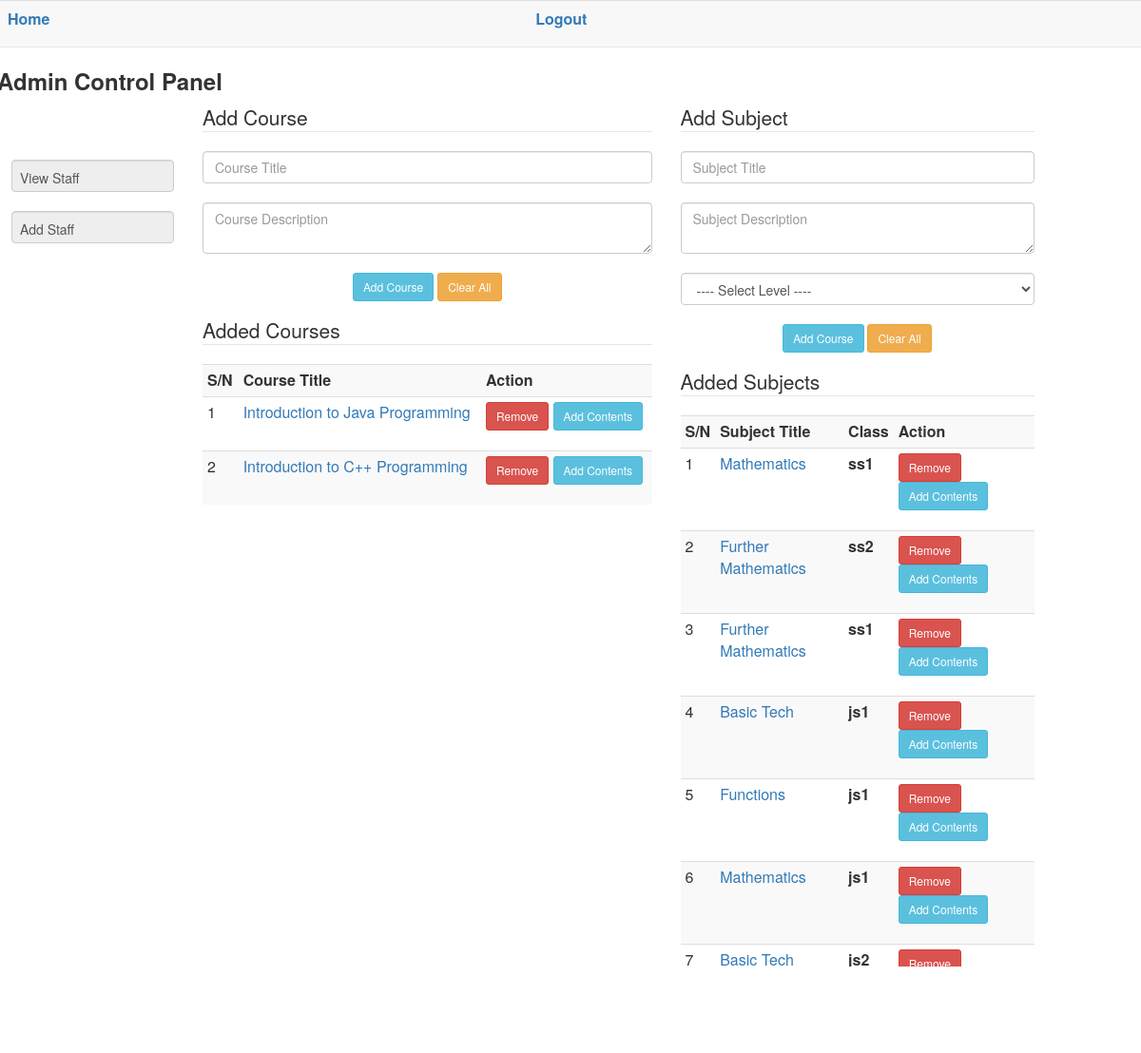
The page /admin/index.php (signed in) on the database its author committed.
### tables this page shows
CREATE TABLE `courses` (
  `id` int(5) NOT NULL auto_increment,
  `course_title` varchar(300) NOT NULL,
  `course_description` varchar(500) NOT NULL,
  `pic` varchar(100) NOT NULL,
  PRIMARY KEY  (`id`)
);

CREATE TABLE `subjects` (
  `id` int(4) NOT NULL auto_increment,
  `subject_title` varchar(30) NOT NULL,
  `subject_description` longtext NOT NULL,
  `level` varchar(4) NOT NULL,
  PRIMARY KEY  (`id`)
);

### admin/coindex.php (the view, shortened to what this page needs)
<fieldset>
					<legend>Add Subject</legend>
					<form class="form-group" method="post" enctype="multipart/form-data">
						<input type="text" name="course_title" placeholder="Subject Title" required class="form-control"><br>
						<textarea class="form-control" required name="course_description" placeholder="Subject Description"></textarea><br>
						<select name="level" class="form-control">
							<option value="">---- Select Level ----</option>
						</select><br>
						<div align="center">
							<input type="submit" name="item_subject" class="btn btn-info btn-sm" value="Add Course">   <input type="reset" class="btn btn-warning btn-sm" name="" value="Clear All">
						</div>
					</form>
				</fieldset>
				<fieldset>
					<legend>Added Subjects</legend>
					<?php
						$sql2="SELECT * FROM subjects ORDER BY id DESC";
						$result2=mysql_query($sql2);
						?>
					<figure>
						<table class="table table-condensed table-striped table-responsive">
							<tr>
								<th>S/N</th>
								<th>Subject Title</th>
								<th>Class</th>
								<th>Action</th>
							</tr>
							<?php
							$i=1;
							while($rows=mysql_fetch_assoc($result2)){
							?>
							<tr>
								<td><?php echo $i++; ?></td>
								<td><a href="view_subject.php?id=<?php echo $rows['id']; ?>"><?php echo $rows['subject_title']; ?></a></td>
								<td><b><?php echo $rows['level'];  ?></b></td>
								<td><form class="" method="post">
									<input type="submit" class="btn btn-danger btn-sm" name="subject_delete_item" value="Remove">
									<a href="view_subject.php?id=<?php echo $rows['id']; ?>" class="btn btn-info btn-sm">Add Contents</a>
								</form></td>
							</tr>
							<?php
					}
					?>
						</table>
					</figure>
				</fieldset>

### admin/index.php (shortened to what this page needs)
<?php
include('head.php');
?>
<table class="table navbar navbar-default navbar-fixed-top">
	<tr>
		<th><a href="index.php" >Home</a></th>
		<th><a href="logout.php" >Logout</a></th>
	</tr>
</table>
<br>
<body>
		<div class="row"><h3><b>Admin Control Panel</b></h3>
			<div class="col-md-2">
				<br>
				<br>
				<br>
				<a href="view_staff.php" class="form-control">View Staff</a><br>
				<a href="" class="form-control" data-toggle="modal" data-target="#basicExampleModal">Add Staff</a>
			</div>
			<div class="col-md-5">
				<fieldset>
					<legend>Add Course</legend>
					<form class="form-group" method="post" enctype="multipart/form-data">
						<input type="text" name="course_title" placeholder="Course Title" required class="form-control"><br>
						<textarea class="form-control" required name="course_description" placeholder="Course Description"></textarea><br>
						<div align="center">
							<input type="submit" name="item_sub" class="btn btn-info btn-sm" value="Add Course">   <input type="reset" class="btn btn-warning btn-sm" name="" value="Clear All">
						</div>
					</form>
				</fieldset>
				<fieldset>
					<legend>Added Courses</legend>
					<?php
						$sql2="SELECT * FROM courses ORDER BY id DESC";
						$result2=mysql_query($sql2);
						?>
					<figure>
						<table class="table table-condensed table-striped table-responsive">
							<tr>
								<th>S/N</th>
								<th>Course Title</th>
								<th>Action</th>
							</tr>
							<?php
							$i=1;
							while($rows=mysql_fetch_assoc($result2)){
							?>
							<tr>
								<td><?php echo $i++; ?></td>
								<td><a href="view_course.php?id=<?php echo $rows['id']; ?>"><?php echo $rows['course_title']; ?></a></td>
								<td><form class="" method="post">
									<input type="submit" class="btn btn-danger btn-sm" name="sub_delete_item" value="Remove">
									<a href="view_course.php?id=<?php echo $rows['id']; ?>" class="btn btn-info btn-sm">Add Contents</a>
								</form></td>
							</tr>
							<?php
					}
					?>
						</table>
					</figure>
				</fieldset>
			</div>
			<div class="col-md-4">
				<?php include('coindex.php'); ?>
			</div>
		</div>
</body>

### admin/index.php (style rules this page uses)
body { margin: 1%; }
.col-md-2 a { padding:8px; background-color: #eeeeee; }

### rows shown on the page
courses: course_title "Introduction to Java Programming"
courses: course_title "Introduction to C++ Programming"
subjects: subject_title "Mathematics", level "ss1"
subjects: subject_title "Further Mathematics", level "ss2"
subjects: subject_title "Further Mathematics", level "ss1"
subjects: subject_title "Basic Tech", level "js1"
subjects: subject_title "Functions", level "js1"
subjects: subject_title "Mathematics", level "js1"
subjects: subject_title "Basic Tech", level "js2"
